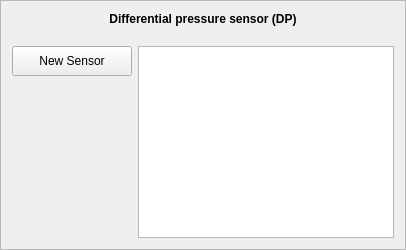
                                        <widget class="QFrame" name="frame_34">
                                         <property name="minimumSize">
                                          <size>
                                           <width>0</width>
                                           <height>250</height>
                                          </size>
                                         </property>
                                         <property name="frameShape">
                                          <enum>QFrame::StyledPanel</enum>
                                         </property>
                                         <property name="frameShadow">
                                          <enum>QFrame::Sunken</enum>
                                         </property>
                                         <layout class="QGridLayout" name="gridLayout_15">
                                          <item row="1" column="0" alignment="Qt::AlignTop">
                                           <widget class="QPushButton" name="btnDP">
                                            <property name="minimumSize">
                                             <size>
                                              <width>120</width>
                                              <height>30</height>
                                             </size>
                                            </property>
                                            <property name="text">
                                             <string>New Sensor</string>
                                            </property>
                                           </widget>
                                          </item>
                                          <item row="1" column="1">
                                           <widget class="QTableWidget" name="tableDP">
                                            <property name="minimumSize">
                                             <size>
                                              <width>0</width>
                                              <height>0</height>
                                             </size>
                                            </property>
                                            <property name="rowCount">
                                             <number>0</number>
                                            </property>
                                            <property name="columnCount">
                                             <number>0</number>
                                            </property>
                                           </widget>
                                          </item>
                                          <item row="0" column="0" colspan="2">
                                           <widget class="QLabel" name="label_76">
                                            <property name="styleSheet">
                                             <string notr="true">font: 12pt &quot;Calibri&quot;;
font-weight:bold;</string>
                                            </property>
                                            <property name="text">
                                             <string>Differential pressure sensor (DP)
</string>
                                            </property>
                                            <property name="alignment">
                                             <set>Qt::AlignCenter</set>
                                            </property>
                                           </widget>
                                          </item>
                                         </layout>
                                        </widget>
